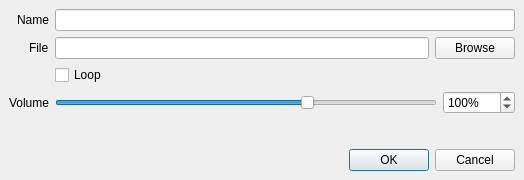
<?xml version="1.0" encoding="UTF-8"?>
<ui version="4.0">
 <class>MediaEdit</class>
 <widget class="QDialog" name="MediaEdit">
  <property name="geometry">
   <rect>
    <x>0</x>
    <y>0</y>
    <width>524</width>
    <height>180</height>
   </rect>
  </property>
  <property name="windowTitle">
   <string>MediaProps</string>
  </property>
  <layout class="QVBoxLayout" name="verticalLayout">
   <property name="spacing">
    <number>6</number>
   </property>
   <property name="leftMargin">
    <number>9</number>
   </property>
   <property name="topMargin">
    <number>9</number>
   </property>
   <property name="rightMargin">
    <number>9</number>
   </property>
   <property name="bottomMargin">
    <number>9</number>
   </property>
   <item>
    <layout class="QFormLayout" name="formLayout">
     <property name="sizeConstraint">
      <enum>QLayout::SizeConstraint::SetFixedSize</enum>
     </property>
     <property name="labelAlignment">
      <set>Qt::AlignmentFlag::AlignRight|Qt::AlignmentFlag::AlignTrailing|Qt::AlignmentFlag::AlignVCenter</set>
     </property>
     <property name="horizontalSpacing">
      <number>6</number>
     </property>
     <property name="verticalSpacing">
      <number>6</number>
     </property>
     <property name="leftMargin">
      <number>0</number>
     </property>
     <property name="topMargin">
      <number>0</number>
     </property>
     <property name="rightMargin">
      <number>0</number>
     </property>
     <property name="bottomMargin">
      <number>0</number>
     </property>
     <item row="0" column="0">
      <widget class="QLabel" name="label_3">
       <property name="text">
        <string>Name</string>
       </property>
      </widget>
     </item>
     <item row="0" column="1">
      <widget class="QLineEdit" name="name">
       <property name="minimumSize">
        <size>
         <width>0</width>
         <height>0</height>
        </size>
       </property>
       <property name="maximumSize">
        <size>
         <width>16777215</width>
         <height>16777215</height>
        </size>
       </property>
      </widget>
     </item>
     <item row="1" column="0">
      <widget class="QLabel" name="label_2">
       <property name="text">
        <string>File</string>
       </property>
      </widget>
     </item>
     <item row="1" column="1">
      <layout class="QHBoxLayout" name="horizontalLayout">
       <property name="sizeConstraint">
        <enum>QLayout::SizeConstraint::SetFixedSize</enum>
       </property>
       <item>
        <widget class="QLineEdit" name="path">
         <property name="minimumSize">
          <size>
           <width>0</width>
           <height>0</height>
          </size>
         </property>
         <property name="maximumSize">
          <size>
           <width>16777215</width>
           <height>16777215</height>
          </size>
         </property>
         <property name="readOnly">
          <bool>true</bool>
         </property>
        </widget>
       </item>
       <item>
        <widget class="QPushButton" name="browseButton">
         <property name="minimumSize">
          <size>
           <width>0</width>
           <height>0</height>
          </size>
         </property>
         <property name="maximumSize">
          <size>
           <width>16777215</width>
           <height>16777215</height>
          </size>
         </property>
         <property name="text">
          <string>Browse</string>
         </property>
        </widget>
       </item>
      </layout>
     </item>
     <item row="2" column="1">
      <widget class="QCheckBox" name="loop">
       <property name="text">
        <string>Loop</string>
       </property>
      </widget>
     </item>
     <item row="2" column="0">
      <widget class="QLabel" name="label">
       <property name="text">
        <string/>
       </property>
      </widget>
     </item>
     <item row="3" column="0">
      <widget class="QLabel" name="volumeLabel">
       <property name="text">
        <string>Volume</string>
       </property>
      </widget>
     </item>
     <item row="3" column="1">
      <layout class="QHBoxLayout" name="volumeLayout">
       <item>
        <widget class="QSlider" name="volumeSlider">
         <property name="minimum">
          <number>0</number>
         </property>
         <property name="maximum">
          <number>150</number>
         </property>
         <property name="value">
          <number>100</number>
         </property>
         <property name="orientation">
          <enum>Qt::Orientation::Horizontal</enum>
         </property>
        </widget>
       </item>
       <item>
        <widget class="QSpinBox" name="volumeSpinBox">
         <property name="minimumSize">
          <size>
           <width>72</width>
           <height>0</height>
          </size>
         </property>
         <property name="suffix">
          <string>%</string>
         </property>
         <property name="minimum">
          <number>0</number>
         </property>
         <property name="maximum">
          <number>150</number>
         </property>
         <property name="value">
          <number>100</number>
         </property>
        </widget>
       </item>
      </layout>
     </item>
    </layout>
   </item>
   <item>
    <widget class="QDialogButtonBox" name="buttonBox">
     <property name="minimumSize">
      <size>
       <width>0</width>
       <height>0</height>
      </size>
     </property>
     <property name="maximumSize">
      <size>
       <width>16777215</width>
       <height>16777215</height>
      </size>
     </property>
     <property name="standardButtons">
      <set>QDialogButtonBox::StandardButton::Cancel|QDialogButtonBox::StandardButton::Ok</set>
     </property>
    </widget>
   </item>
  </layout>
 </widget>
 <resources/>
 <connections/>
</ui>
